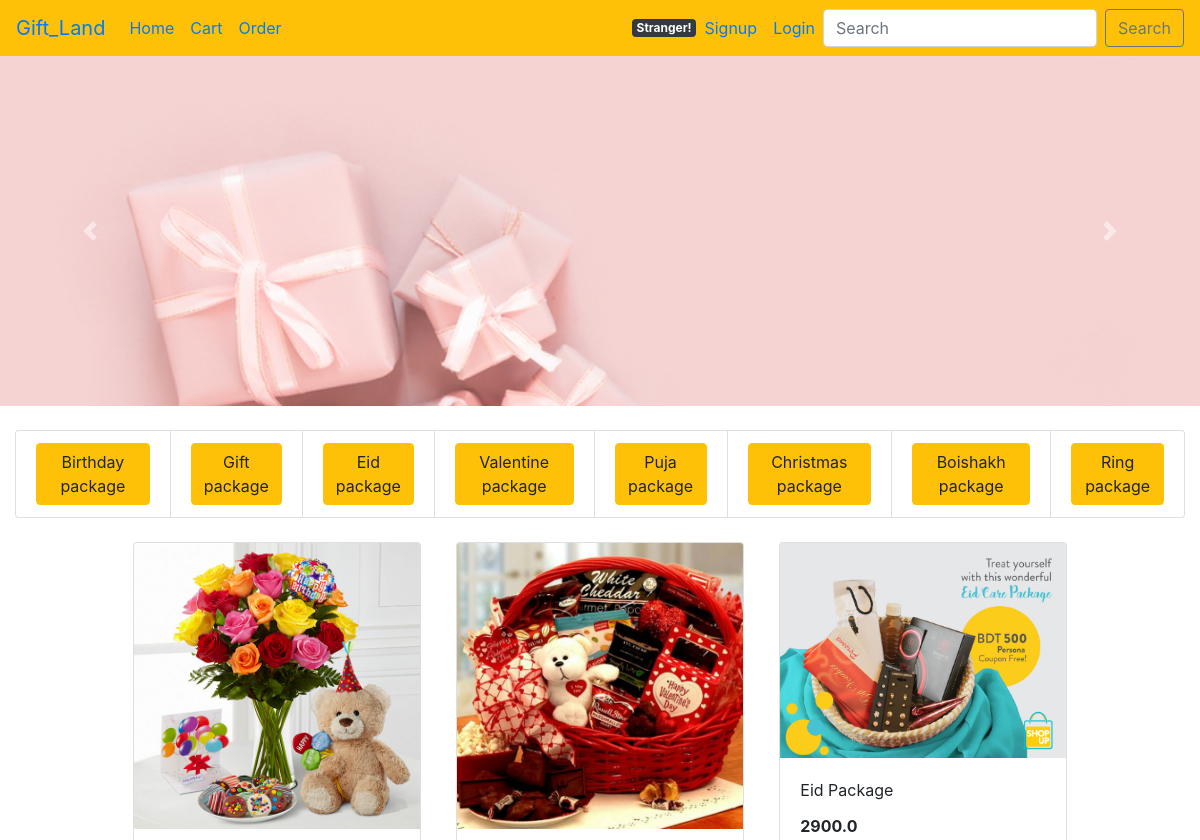
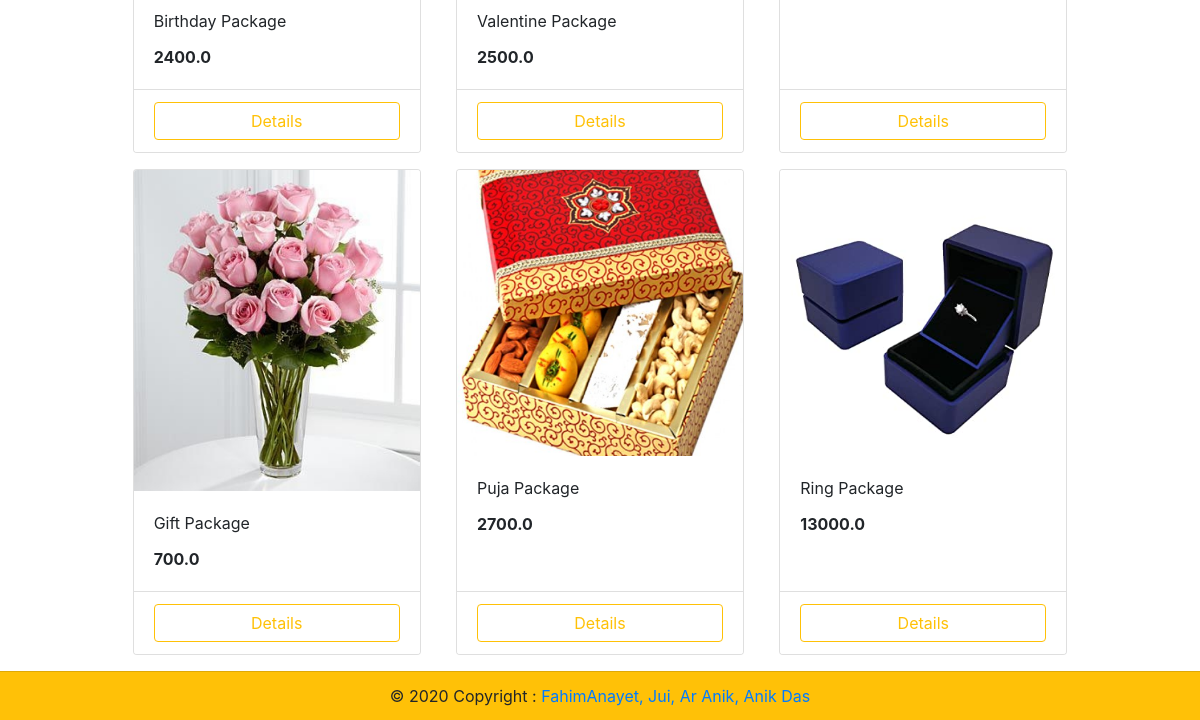
The app's page /, older data (2 pictures, top to bottom).
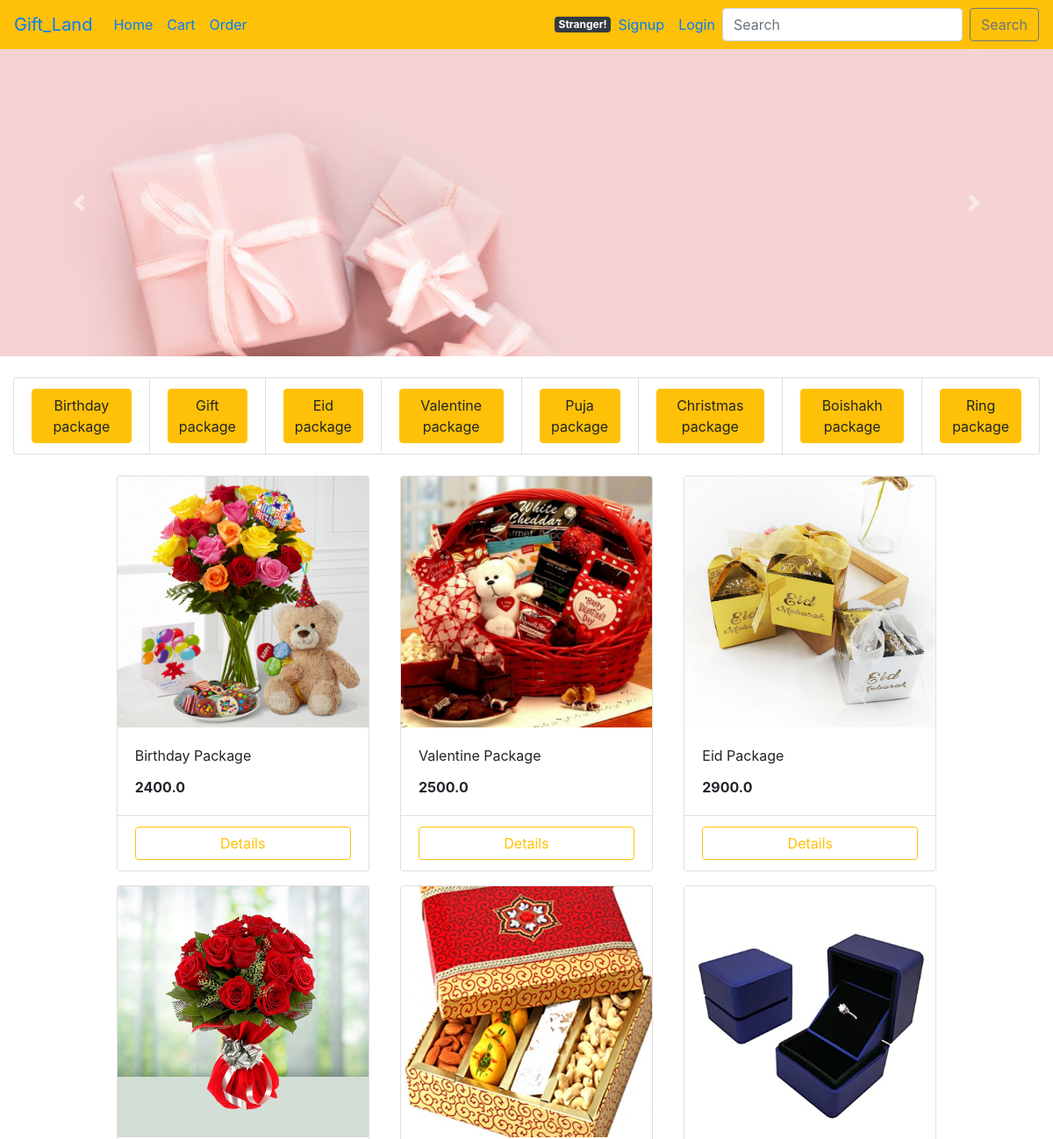
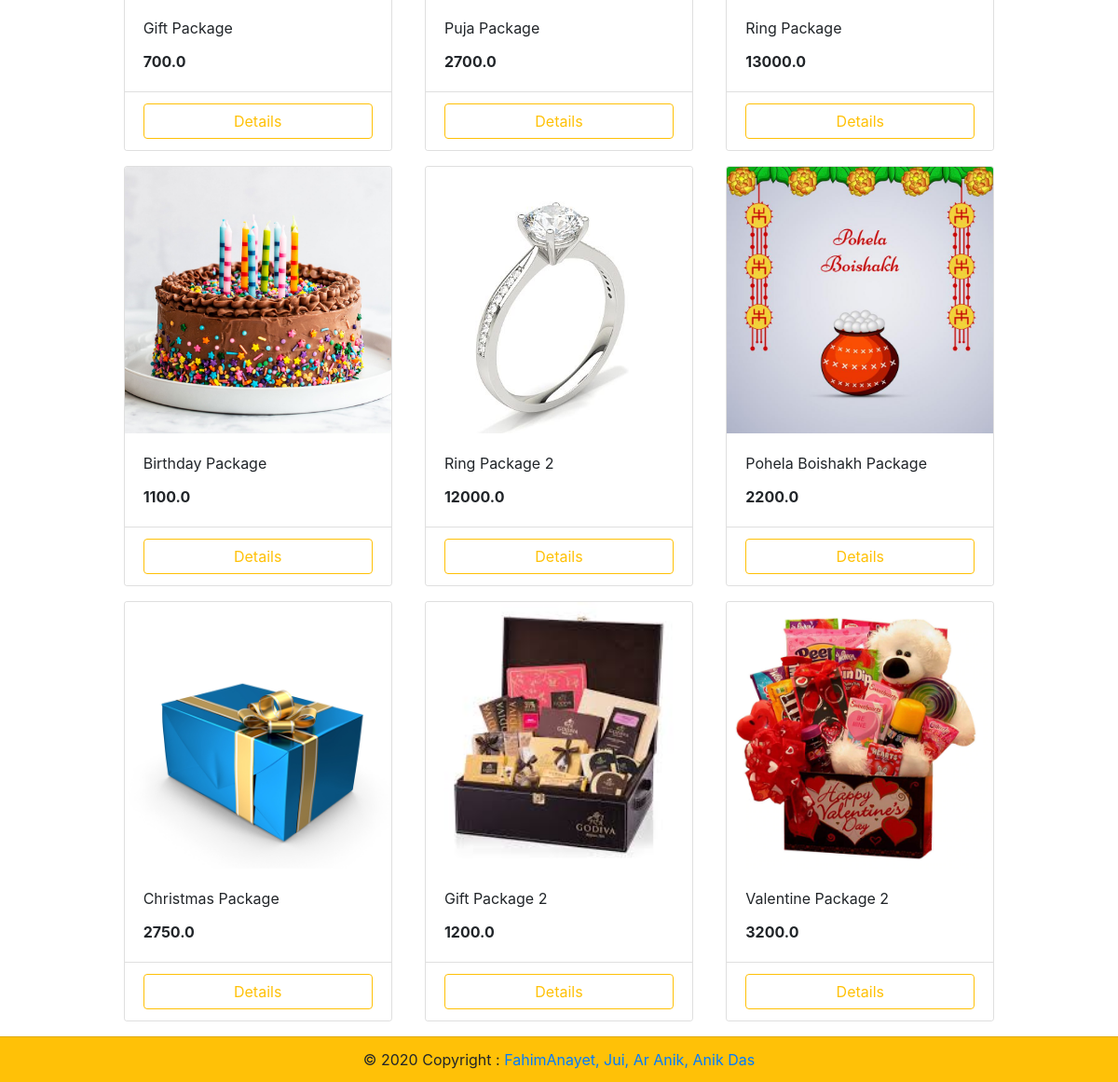
The same page, newer data (2 pictures, top to bottom).
### ProductInfo/models.py (models this page shows, shortened)
class Product(models.Model):
    p_id=models.IntegerField(default=0)
    p_name=models.CharField(max_length=100)
    p_price=models.FloatField(blank=True)
    description=models.TextField(blank=True)
    category=models.CharField(max_length=100)
    p_image=models.ImageField(upload_to='product/images')
    reviews = models.ManyToManyField(Review)

### ProductInfo/views.py (the view, shortened to what this page needs)
# urls.py: path('', Product_view.ShowProducts,name='index'),
def ShowProducts(request):
    products = Product.objects.all()
    context = {
        'products': products,
    }
    return render(request, 'ProductHtml/index.html', context)

### templates/ProductHtml/index.html (shortened to what this page needs)
{% extends 'base.html' %}
{% block content %}
{% include 'slider.html' %}
<br>
<div class="col d-flex justify-content-center">
<ul class="list-group list-group-horizontal-sm">
	<li class="list-group-item"><form method="POST" action="{% url 'index' %}">
	  <button type="submit" class="btn btn-warning">Birthday package</button>
	</form></li>
	<li class="list-group-item"><form method="POST" action="{% url 'index' %}">
	  <button type="submit" class="btn btn-warning">Gift package</button>
	</form></li>
	<li class="list-group-item"><form method="POST" action="{% url 'index' %}">
	  <button type="submit" class="btn btn-warning">Eid package</button>
	</form></li>
	<li class="list-group-item"><form method="POST" action="{% url 'index' %}">
	  <button type="submit" class="btn btn-warning">Valentine package</button>
	</form></li>
	<li class="list-group-item"><form method="POST" action="{% url 'index' %}">
	  <button type="submit" class="btn btn-warning">Puja package</button>
	</form></li>
	<li class="list-group-item"><form method="POST" action="{% url 'index' %}">
	  <button type="submit" class="btn btn-warning">Christmas package</button>
	</form></li>
	<li class="list-group-item"><form method="POST" action="{% url 'index' %}">
	  <button type="submit" class="btn btn-warning">Boishakh package</button>
	</form></li>
	<li class="list-group-item"><form method="POST" action="{% url 'index' %}">
	  <button type="submit" class="btn btn-warning">Ring package</button>
	</form></li>
  </ul>
</div>
<br>
<div id="products" class="col-lg-10 mx-auto">
	<div class="row mx-auto" >
		{% for i in products %}
		<div class="card mx-auto mb-3" style="width: 18rem;">
		<img src="{{i.p_image.url }}" class="card-img-top" alt="...">
		<div class="card-body">
		<p class="card-title">{{i.p_name}}</p>
        <p class="card-text"><b>{{i.p_price}}</b></p>
        </div>
        <div class="card-footer" style="background: white">
        <a href="{{ i.id }}">
        <button type="button" class="btn btn-outline-warning container-fluid">Details</button>
        </a>
        </div>
		</div>
		{% endfor %}
	</div>
</div>
{% endblock %}

### templates/base.html (shortened to what this page needs)
<!doctype html>
<html lang="en">
  <head>
    <link rel="stylesheet" href="https://stackpath.bootstrapcdn.com/bootstrap/4.5.2/css/bootstrap.min.css">
  </head>
  <body>
<nav class="navbar navbar-expand-lg navbar-transparent bg-warning">
	<a class="navbar-brand" href="/">Gift_Land</a>
	<div class="collapse navbar-collapse" id="navbarSupportedContent">
	  <ul class="navbar-nav mr-auto">
		<li class="nav-item active">
		  <a class="nav-link" href="/">Home <span class="sr-only">(current)</span></a>
        </li>
        <li class="nav-item active">
            <a class="nav-link" href="/cart">Cart<span class="sr-only">(current)</span></a>
        </li>
        <li class="nav-item active">
            <a class="nav-link" href="/orders">Order<span class="sr-only">(current)</span></a>
		</li>
	  </ul>
	{% if user.is_authenticated %}
	    <span class="badge badge-dark">{{user.username}}</span>
	<ul class="navbar-nav  my-2 my-lg-0">
		<li class="nav-item active">
		  <a class="nav-link" href="/account/logout">Logout<span class="sr-only">(current)</span></a>
		</li>
        <li class="nav-item">
			<a class="nav-link" href="/profile">Profile</a>
		  </li>
		  <li class="nav-item">
			<a class="nav-link" href="/profileview">View Profile</a>
		  </li>
        <li class="nav-item">
			<a class="nav-link" href="/account/password_change">Change Password</a>
		</li>
	</ul>
	{% else %}
	    <span class="badge badge-dark">Stranger!</span>
	<ul class="navbar-nav  my-2 my-lg-0">
		<li class="nav-item active">
			<a class="nav-link" href="/signup">Signup<span class="sr-only">(current)</span></a>
		</li>
		<li class="nav-item active">
			<a class="nav-link" href="/account/login">Login<span class="sr-only">(current)</span></a>
		</li>
	</ul>
	{% endif %}
	<form class="form-inline " method="POST" action="{% url 'index' %}">
		<input class="form-control mr-sm-2" type="search" placeholder="Search"  name = search aria-label="Search">
		<button class="btn btn-outline-secondary my-2 my-sm-0" type="submit">Search</button>
	  </form>
	</div>
  </nav>
  {% block content %}
  {% endblock %}
<footer class="card-footer bg-warning">
    <div class="col d-flex justify-content-center">© 2020 Copyright :
    	<a href="https://fahimanayet.me">&nbsp;FahimAnayet</a>
      <a href="https://github.com/Ar-Anik/Gift_Land">, Jui, Ar Anik, Anik Das </a>
    </div>
  </footer>
  </body>
</html>

### templates/slider.html (shortened to what this page needs)
{% load static %}
  <section id="hero">
    <div id="heroCarousel" class="carousel slide carousel-fade" data-ride="carousel">
      <div class="carousel-inner" role="listbox">
        <div class="carousel-item active" style="background-image: url({% static 'img/slide/gift11.jpg' %}); height:350px; width:100%; background-size: cover;">
        </div>
      </div>
      <a class="carousel-control-prev" href="#heroCarousel" role="button" data-slide="prev">
        <span class="carousel-control-prev-icon icofont-simple-left" aria-hidden="true"></span>
      </a>
      <a class="carousel-control-next" href="#heroCarousel" role="button" data-slide="next">
        <span class="carousel-control-next-icon icofont-simple-right" aria-hidden="true"></span>
      </a>
    </div>
  </section>

Row changes from the older to the newer data that the page shows:
changed Product "Eid Package": p_image: a different picture
changed Product "Gift Package": p_image: a different picture
added Product: p_image (picture), p_name "Birthday Package", p_price "1100.0"
added Product: p_image (picture), p_name "Ring Package 2", p_price "12000.0"
added Product: p_image (picture), p_name "Pohela Boishakh Package", p_price "2200.0"
added Product: p_image (picture), p_name "Christmas Package", p_price "2750.0"
added Product: p_image (picture), p_name "Gift Package 2", p_price "1200.0"
added Product: p_image (picture), p_name "Valentine Package 2", p_price "3200.0"
